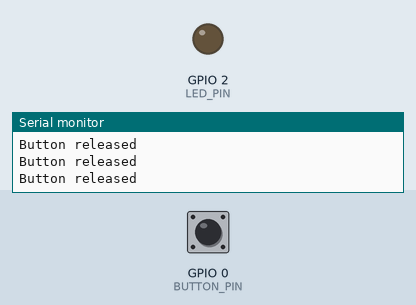
A sketch run on a simulated ESP32. Shown: output pins drawn as LEDs (lit = HIGH), the last lines printed to the serial monitor. The inputs (shaded band) are chosen by the test bench; at power-on: GPIO 0 (BUTTON_PIN) HIGH.

Above: at 1.2 s.
1.3 s: GPIO 0 (BUTTON_PIN) pulled LOW for 0.25 s
At 1.5 s:
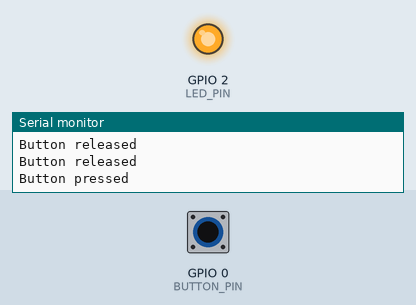
3.1 s: GPIO 0 (BUTTON_PIN) pulled LOW for 3.2 s
At 7.2 s:
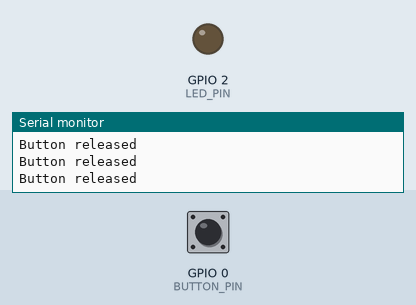
Timing chart, 0 to 8.7 s (numbered marks = the images above; inputs shaded):
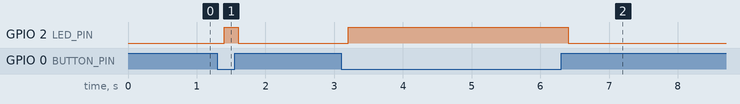

The sketch:

03_gpio_button.ino
```cpp
const int BUTTON_PIN = 0; // BOOT button
const int LED_PIN = 2 ;

void setup() {
    Serial.begin(115200);

    pinMode(BUTTON_PIN, INPUT_PULLUP);
    pinMode(LED_PIN, OUTPUT);

    Serial.println("ESP32 Button Input started");
}

void loop() {
    int buttonState = digitalRead(BUTTON_PIN);

    if (buttonState == LOW) {
        digitalWrite(LED_PIN, HIGH);
        Serial.println("Button pressed");
    } else {
        digitalWrite(LED_PIN, LOW);
        Serial.println("Button released");
    }

    delay(200);
}
```

Measured:
- after the input at 1.3 s, GPIO 2 (LED_PIN): LOW → HIGH after 0.10 s, → LOW 0.20 s later
- after the input at 3.1 s, GPIO 2 (LED_PIN): LOW → HIGH after 0.10 s, → LOW 3.2 s later
